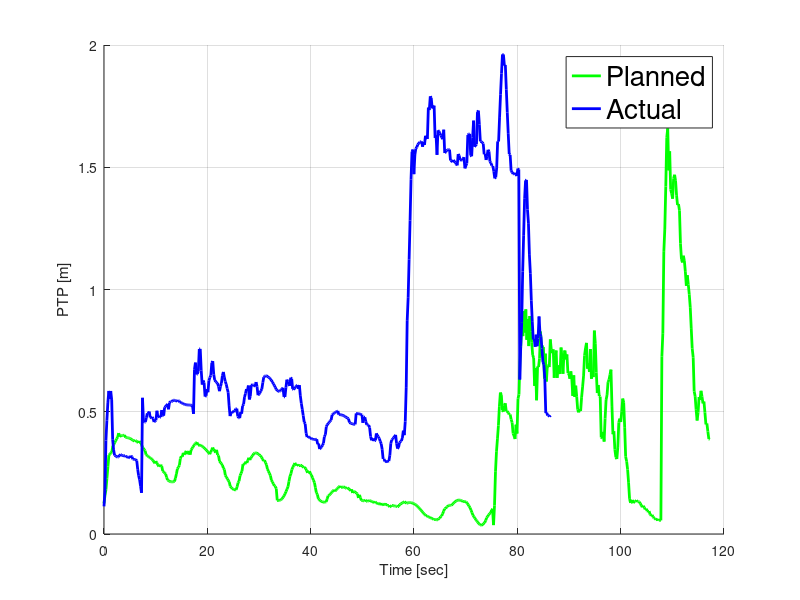

Recreate this plot in MATLAB.
close all
 load('ptps.mat')
hold on
 ptp_vec2(1:40)=ptp_vec2(1:40)*0.5;

% plot(t1,ptp_vec1,'linewidth',2)
plot(t,ptp_vec,'g','linewidth',2) % human
plot(t2,ptp_vec2,'b','linewidth',2) % short path
% plot(t4,ptp_vec4,'linewidth',2) % syracuse

% plot(t4,ptp_vec4,'linewidth',2)

grid on;xlabel('Time [sec]');ylabel('PTP [m]');

legend('Planned','Actual','fontsize',20)
